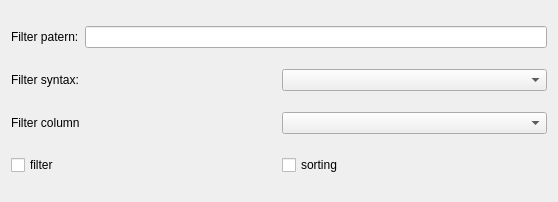
<?xml version="1.0" encoding="UTF-8"?>
<ui version="4.0">
 <class>SortingDialog</class>
 <widget class="QDialog" name="SortingDialog">
  <property name="geometry">
   <rect>
    <x>0</x>
    <y>0</y>
    <width>558</width>
    <height>202</height>
   </rect>
  </property>
  <property name="windowTitle">
   <string>Dialog</string>
  </property>
  <layout class="QVBoxLayout" name="verticalLayout">
   <item>
    <layout class="QHBoxLayout" name="horizontalLayout_3">
     <item>
      <widget class="QLabel" name="label">
       <property name="text">
        <string>Filter patern:</string>
       </property>
      </widget>
     </item>
     <item>
      <widget class="QLineEdit" name="filterLineEdit"/>
     </item>
    </layout>
   </item>
   <item>
    <layout class="QHBoxLayout" name="horizontalLayout_2">
     <item>
      <widget class="QLabel" name="label_2">
       <property name="text">
        <string>Filter syntax:</string>
       </property>
      </widget>
     </item>
     <item>
      <widget class="QComboBox" name="syntaxComboBox"/>
     </item>
    </layout>
   </item>
   <item>
    <layout class="QHBoxLayout" name="horizontalLayout">
     <item>
      <widget class="QLabel" name="label_3">
       <property name="text">
        <string>Filter column</string>
       </property>
      </widget>
     </item>
     <item>
      <widget class="QComboBox" name="columnComboBox"/>
     </item>
    </layout>
   </item>
   <item>
    <layout class="QHBoxLayout" name="horizontalLayout_4">
     <item>
      <widget class="QCheckBox" name="filterCheckBox">
       <property name="text">
        <string>filter</string>
       </property>
      </widget>
     </item>
     <item>
      <widget class="QCheckBox" name="sortingCheckBox">
       <property name="text">
        <string>sorting</string>
       </property>
      </widget>
     </item>
    </layout>
   </item>
  </layout>
 </widget>
 <resources/>
 <connections/>
</ui>
